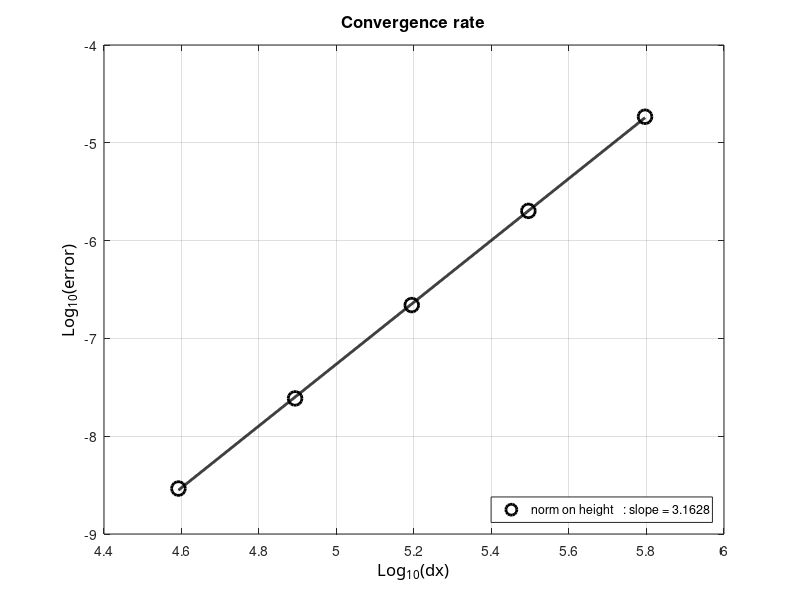

Source code (MATLAB):
clc; clear all; close all;

radius=6371220;
N=[16 32 64 128 256];
dx=2*pi*radius./(4*N);
%e=[1.8636*10^-4 1.3545*10^-5 9.7564*10^-7 6.5592*10^-8 4.2563*10^-9];
%e=[5.0425*10^-3 3.9159*10^-4 3.1916*10^-5 2.2341*10^-6 1.4700*10^-7];
e=[1.8475*10^-5 2.0130*10^-6 2.1919*10^-7 2.4346*10^-8 2.9159*10^-9];
%e=[1.0556*10^-3 7.9898*10^-5 5.8219*10^-6 3.9326*10^-7 2.5537*10^-8]
%e=[2.1666*10^-2 5.5149*10^-3 1.3854*10^-3 3.4673*10^-4 8.6723*10^-5]

ldx=log10(dx);
leh=log10(e);



%% plot 1
figure(11); 
%% curve 1
hl1=plot(ldx,leh,'ok');
set(hl1,'LineWidth',2.0);
set(hl1,'MarkerSize',10);
set(hl1,'MarkerEdgeColor','k');

hold on;
[a11,b1]=polyfit(ldx,leh,1);
tt=linspace(min(ldx),max(ldx),1000);
lsq1=a11(2)+a11(1)*tt;

% %% courbes...
hlf1=plot(tt,lsq1,'-k');
set(hlf1,'LineWidth',2.0);

%% legend
legend(hl1,{['norm on height   : slope = ' num2str(a11(1))]},'Location','SouthEast')

ha=gca;
xa=get(gca,'Xlabel');
set(ha,'Xgrid','on');
set(xa,'String','Log_{10}(dx)');
set (xa,'FontName','Calibri');
set(xa,'FontSize',12);

% ylabel
ha=gca;
ya=get(gca,'Ylabel');
set(ha,'Ygrid','on');
set(ya,'String','Log_{10}(error)');
set (ya,'FontName','Calibri');
set(ya,'FontSize',12);

% title
ha=gca;
xt=get(gca,'Title');
title('Convergence rate');
set (xt,'FontSize',12);
